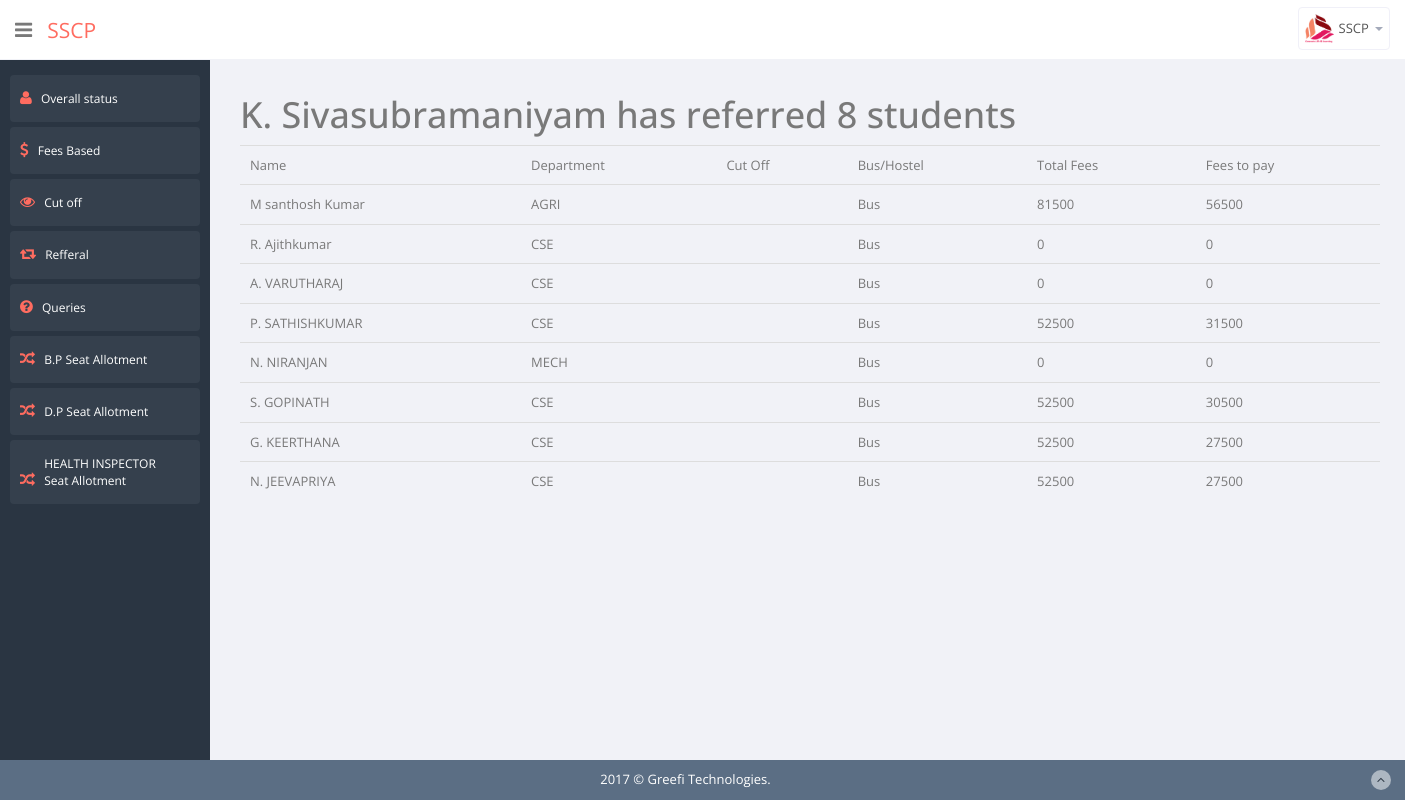
Page /admin/view/show_refer_student.php?id=5 (signed in) on the committed database.
### tables this page shows
CREATE TABLE `refered` (
  `id` int(11) NOT NULL AUTO_INCREMENT,
  `name` varchar(255) NOT NULL,
  `company_name` varchar(255) NOT NULL,
  PRIMARY KEY (`id`)
);

CREATE TABLE `add_student` (
  `id` int(11) NOT NULL AUTO_INCREMENT,
  `visited_date` varchar(255) DEFAULT NULL,
  `admitted_date` varchar(255) DEFAULT NULL,
  `admission_id` varchar(255) DEFAULT NULL,
  `candidate_name` varchar(255) DEFAULT NULL,
  `quota` varchar(255) DEFAULT NULL,
  `community` varchar(255) DEFAULT NULL,
  `12th` varchar(255) DEFAULT NULL,
  `course_prefered` varchar(255) DEFAULT NULL,
  `dob` varchar(255) DEFAULT NULL,
  `fathers_name` varchar(255) DEFAULT NULL,
  `fathers_mobile` varchar(255) DEFAULT NULL,
  `mothers_name` varchar(255) DEFAULT NULL,
  `mothers_mobile` varchar(255) DEFAULT NULL,
  `candidate_email` varchar(255) DEFAULT NULL,
  `permanent_address` varchar(255) DEFAULT NULL,
  `parent_occupation` varchar(255) DEFAULT NULL,
  `mark_details` varchar(255) DEFAULT NULL,
  `name_of_school` varchar(255) DEFAULT NULL,
  `medium_of_instruction` varchar(255) DEFAULT NULL,
  `maths` varchar(255) DEFAULT NULL,
  `physics` varchar(255) DEFAULT NULL,
  `chemistry` varchar(255) DEFAULT NULL,
  `perc_of_pcm` varchar(255) DEFAULT NULL,
  `cutoff` varchar(255) DEFAULT NULL,
  `twelth_total` varchar(255) DEFAULT NULL,
  `tenth_total` varchar(255) DEFAULT NULL,
  `bus_hostel` varchar(255) DEFAULT NULL,
  `bus_stop` varchar(255) DEFAULT NULL,
  `tution_fees` varchar(255) DEFAULT NULL,
  `accessory_fees` varchar(255) DEFAULT NULL,
  `hostel_fees` varchar(255) DEFAULT NULL,
  `bus_fees` varchar(255) DEFAULT NULL,
  `total_fees` varchar(255) DEFAULT NULL,
  `firstgraduate_amount` varchar(255) DEFAULT NULL,
  `special_relaxation` varchar(255) DEFAULT NULL,
  `advance_paid` varchar(255) DEFAULT NULL,
  `bal_to_pay` varchar(255) DEFAULT NULL,
  `counselling_consortium` varchar(255) DEFAULT NULL,
  `consortium` varchar(255) DEFAULT NULL,
  `counselling_date` varchar(255) DEFAULT NULL,
  `counselling_time` varchar(255) DEFAULT NULL,
  `counselling_batch` varchar(255) DEFAULT NULL,
  `documents_submitted` varchar(255) DEFAULT NULL,
  `refered_by` varchar(255) DEFAULT NULL,
  PRIMARY KEY (`id`)
);

### admin/model/select.php (called while the page is built, shortened)
<?php
	function select($column_names, $table_name, $conditions, $con){
		$sql = get_select_query($column_names, $table_name, $conditions);
		if($result = execute_query($sql, $con)){
			while($row = get_array_from_object($result)) {
				$selected_rows[] = $row;
			}
			return $selected_rows;
		} else{
			return $selected_rows = "empty";
		}
	}
	function get_select_query($column_names, $table_name, $conditions){
		$column = parse_column($column_names);
		if(empty($conditions)){
			$query = "SELECT ".$column." FROM ".$table_name;
		} else{
			$condition = parse_condition($conditions);
			$query = "SELECT ".$column." FROM ".$table_name . " WHERE ".$condition;
		}
		return $query;
	}
	function parse_column($column_names){
		if(is_array($column_names)){
			$i = 1;
			foreach ($column_names as $key => $column_name) {
				if($i == 1){
					$colum_sql = $column_name;
					++$i;
				} else{
					$colum_sql = $colum_sql.",".$column_name;
				}
			}
		} else{
			$colum_sql = $column_names;
		}
		return $colum_sql;
	}
	function parse_condition($column_names){
		if(is_array($column_names)){
			$i = 1;
			foreach ($column_names as $column_name => $column_value) {
				if($i == 1){
					$condition_sql = $column_name ." = '". $column_value."'";
					++$i;
				} else{
					$condition_sql = $condition_sql." AND ".$column_name ." = '". $column_value."'";
				}
			}
		} else{
			$condition_sql = $column_names;
		}
		return $condition_sql;
	}

### admin/model/db.php (called while the page is built, shortened)
<?php
	function db_connect(){
		$connection = mysqli_connect("localhost", "root", "", "admission");
		return $connection;
	}
	function execute_query($query, $link){
		if(!empty($link)){
			return mysqli_query($link, $query);
		}else{
			return mysqli_query(db_connect(), $query);
		}
	}
	function get_array_from_object($result){
		return mysqli_fetch_array($result, MYSQLI_ASSOC);
	}

### admin/view/show_refer_student.php (the view)
<?php
	include_once 'header.php';
	include_once '../model/db.php';
	$conn = db_connect();
	$get_data = $_GET;
	$raw_data = select('*','refered',$get_data,$conn);
	$where = array('refered_by' => $get_data['id']);
	$student_refered_by = select('*','add_student', $where,$conn);
	$total_count = count($student_refered_by);
?>
	<div class="container">
		<h1><?php echo $raw_data[0]['name']." has referred ".$total_count." students"; ?></h1>
		<table class="table table-stripped">
			<tr>
				<td>Name</td>
				<td>Department</td>
				<td>Cut Off</td>
				<td>Bus/Hostel</td>
				<td>Total Fees</td>
				<td>Fees to pay</td>
			</tr>
			<?php
				foreach ($student_refered_by as $value) {
					echo "<tr>";
					echo "<td>".$value['candidate_name']."</td>";
					echo "<td>".$value['course_prefered']."</td>";
					echo "<td>".$value['cutoff']."</td>";
					echo "<td>".$value['bus_hostel']."</td>";
					echo "<td>".$value['total_fees']."</td>";
					echo "<td>".$value['bal_to_pay']."</td>";
					echo "</tr>";
				}
			 ?>
		</table>
	</div>
<?php include_once 'footer.php'; ?>

### rows in the picture
refered: name "K. Sivasubramaniyam"
add_student: candidate_name "M santhosh Kumar", course_prefered "AGRI", bus_hostel "Bus", total_fees "81500", bal_to_pay "56500"
add_student: candidate_name "R. Ajithkumar", course_prefered "CSE", bus_hostel "Bus", total_fees "0", bal_to_pay "0"
add_student: candidate_name "A. VARUTHARAJ", course_prefered "CSE", bus_hostel "Bus", total_fees "0", bal_to_pay "0"
add_student: candidate_name "P. SATHISHKUMAR", course_prefered "CSE", bus_hostel "Bus", total_fees "52500", bal_to_pay "31500"
add_student: candidate_name "N. NIRANJAN", course_prefered "MECH", bus_hostel "Bus", total_fees "0", bal_to_pay "0"
add_student: candidate_name "S. GOPINATH", course_prefered "CSE", bus_hostel "Bus", total_fees "52500", bal_to_pay "30500"
add_student: candidate_name "G. KEERTHANA", course_prefered "CSE", bus_hostel "Bus", total_fees "52500", bal_to_pay "27500"
add_student: candidate_name "N. JEEVAPRIYA", course_prefered "CSE", bus_hostel "Bus", total_fees "52500", bal_to_pay "27500"

### other values in the picture
$total_count "8"
